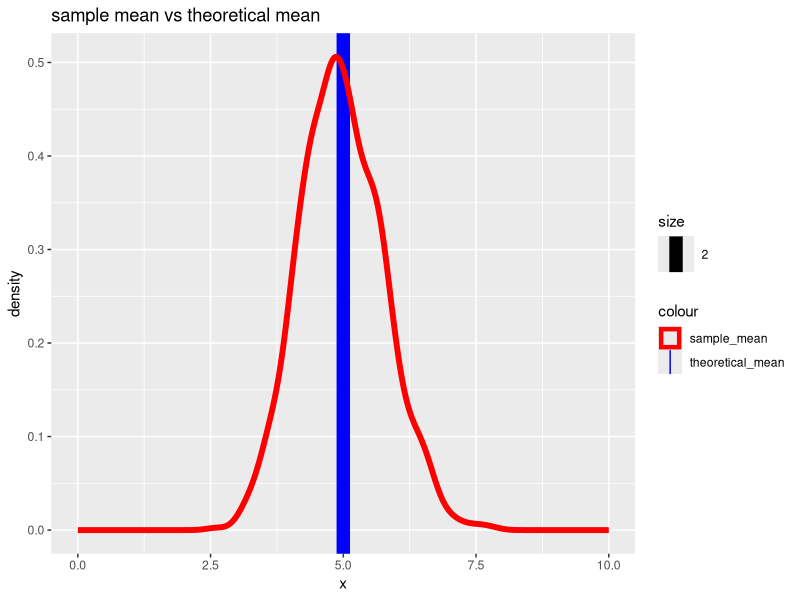
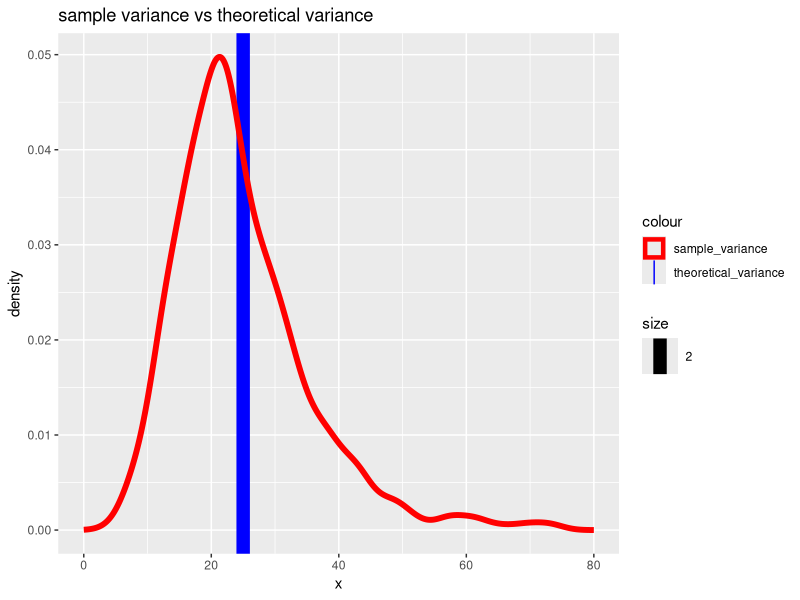
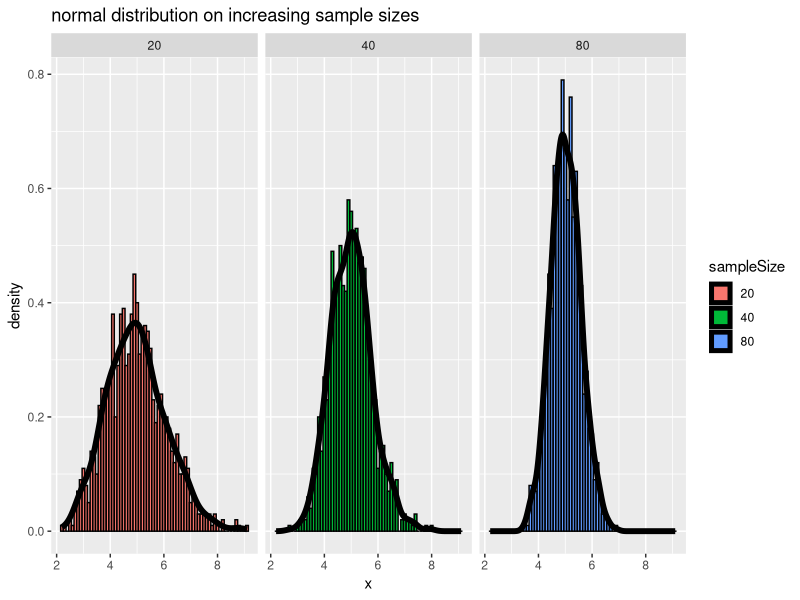

Reproduce these figures in R, in order.
## ---- chunk 1
# required libraries
  library(ggplot2)
  library(knitr)
## ---- chunk 2
# setting global options.
opts_chunk$set(fig.width = 12)
## ---- chunk 3

totalIterations <- 1000
sequence <- seq(1 : totalIterations)

lambda <- 0.2
n <- 40
theoreticalMean <- 1 / lambda
theoreticalStdDeviation <- 1 / lambda
theoreticalVariance <- theoreticalStdDeviation ^ 2

## ---- chunk 4

meanOfAverages <- sapply(X = sequence, function(p) {
  samples <- rexp(n, lambda)
  round(mean(samples), 1)
})

dfMean <- data.frame("mean" = meanOfAverages)

g <- ggplot()
g <- g + geom_vline(aes(xintercept = theoreticalMean, size = 2, color = "theoretical_mean"))
g <- g + geom_density(data = dfMean, aes(x = mean, color = "sample_mean"), size = 2)
g <- g + labs(x = "x", y = "density")
g <- g + ggtitle("sample mean vs theoretical mean")
g <- g + xlim(0, 10)
g <- g + scale_color_manual(values = c("sample_mean" = "red", "theoretical_mean" = "blue"))

print(g)

## ---- chunk 5
varOfAverages <- sapply(X = sequence, function(p) {
  samples <- rexp(n, lambda)
  round(var(samples), 1)
})

dfVars <- data.frame("var" = varOfAverages)

g <- ggplot()
g <- g + geom_vline(aes(xintercept = theoreticalVariance, size = 2, color = "theoretical_variance"))
g <- g + geom_density(data = dfVars, aes(x = var, color = "sample_variance"), size = 2)
g <- g + labs(x = "x", y = "density")
g <- g + ggtitle("sample variance vs theoretical variance")
g <- g + xlim(0, 80)
g <- g + scale_color_manual(values = c("sample_variance" = "red", "theoretical_variance" = "blue"))

print(g)
## ---- chunk 6
sampleAverages <- function(n, df) {
  varOfAverages <- sapply(X = df, function(p) {
    samples <- rexp(n, lambda)
    round(mean(samples), 1)
  })
}

samples <- c(sampleAverages(20, seq(1 : totalIterations)), 
             sampleAverages(40, seq(1 : totalIterations)),
             sampleAverages(80, seq(1 : totalIterations)))
sampleCounts <- factor(rep(c(20, 40, 80), each = totalIterations))

samplesDf <- data.frame(x = samples, sampleSize = sampleCounts)

g <- ggplot(data = samplesDf, aes(x = x))
g <- g + geom_histogram(aes(y = ..density.., fill = sampleSize), binwidth = 0.1, colour = "black")
g <- g + geom_density(size = 2, data = samplesDf, aes(x = x))
g <- g + facet_grid(. ~ sampleSize)
g <- g + ggtitle("normal distribution on increasing sample sizes")
print(g)


